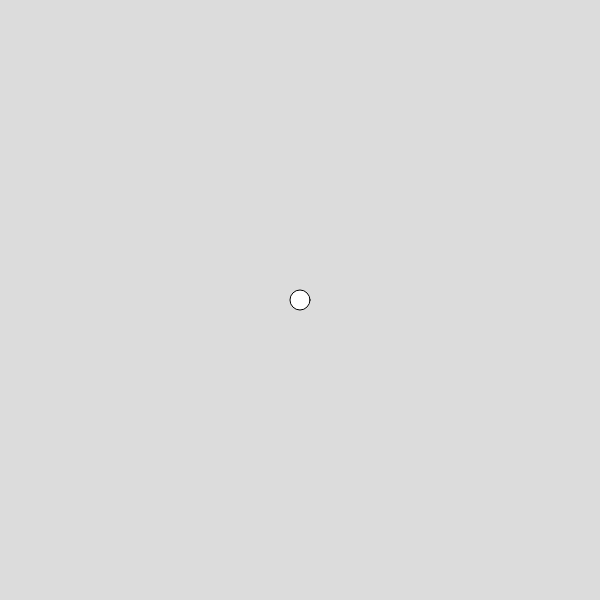
Frame 1 (no input)
Frame 60 (no input): identical to frame 1, image omitted
Frame 120 (the mouse pressed at the canvas centre since frame 60): identical to frame 1, image omitted

The p5.js sketch that drew this single still picture (run headless with seeded random() and noise() and a simulated clock; from frame 60 on, the mouse is pressed at the canvas centre):

// p5.js sketch
// ── sketch.js
//defines x and y of ball
let x = 300;
let y = 300;
///momentum of ball
let mx = 0;
let my = 0;
//whether or not it’s leashed
let leash = false;
//setup i didn’t do anything w/
function setup() {
  createCanvas(600, 600);
}

function draw() {
  background(220);
  circle(x,y,20);
  if(leash){
  x = (mouseX+x)*0.5;
  y = (mouseY+y)*0.5;
  }
  else{
    //moves ball according to momentum
    x = x - mx;
    y = y - my;
  }
}
//switches leash
function mouseClicked() {
  if(leash){
    leash = !leash
    //sets momentum
    mx = x-(mouseX+x)*0.5;
    my = y-(mouseY+y)*0.5;
  }
 leash = !leash
}
